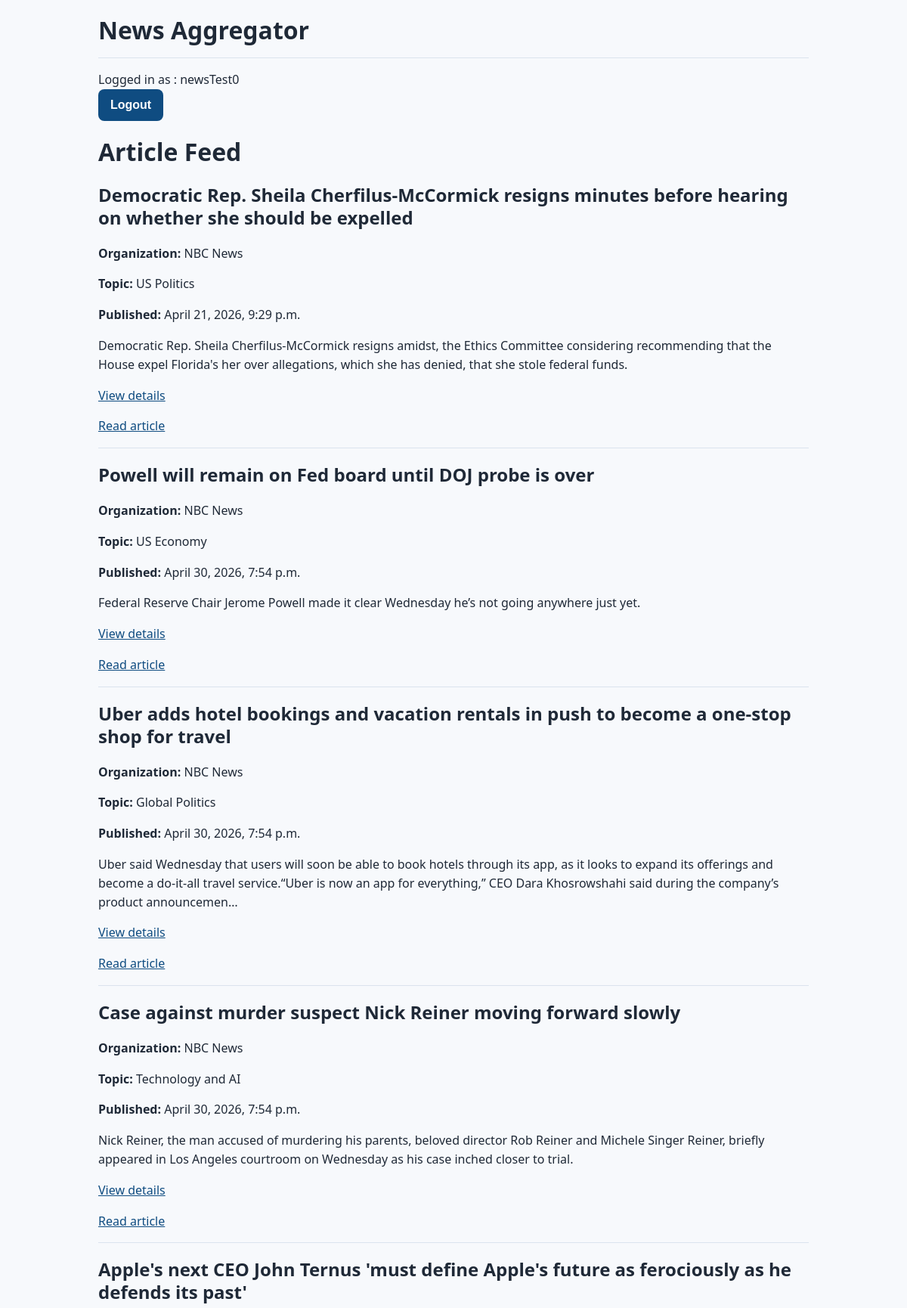
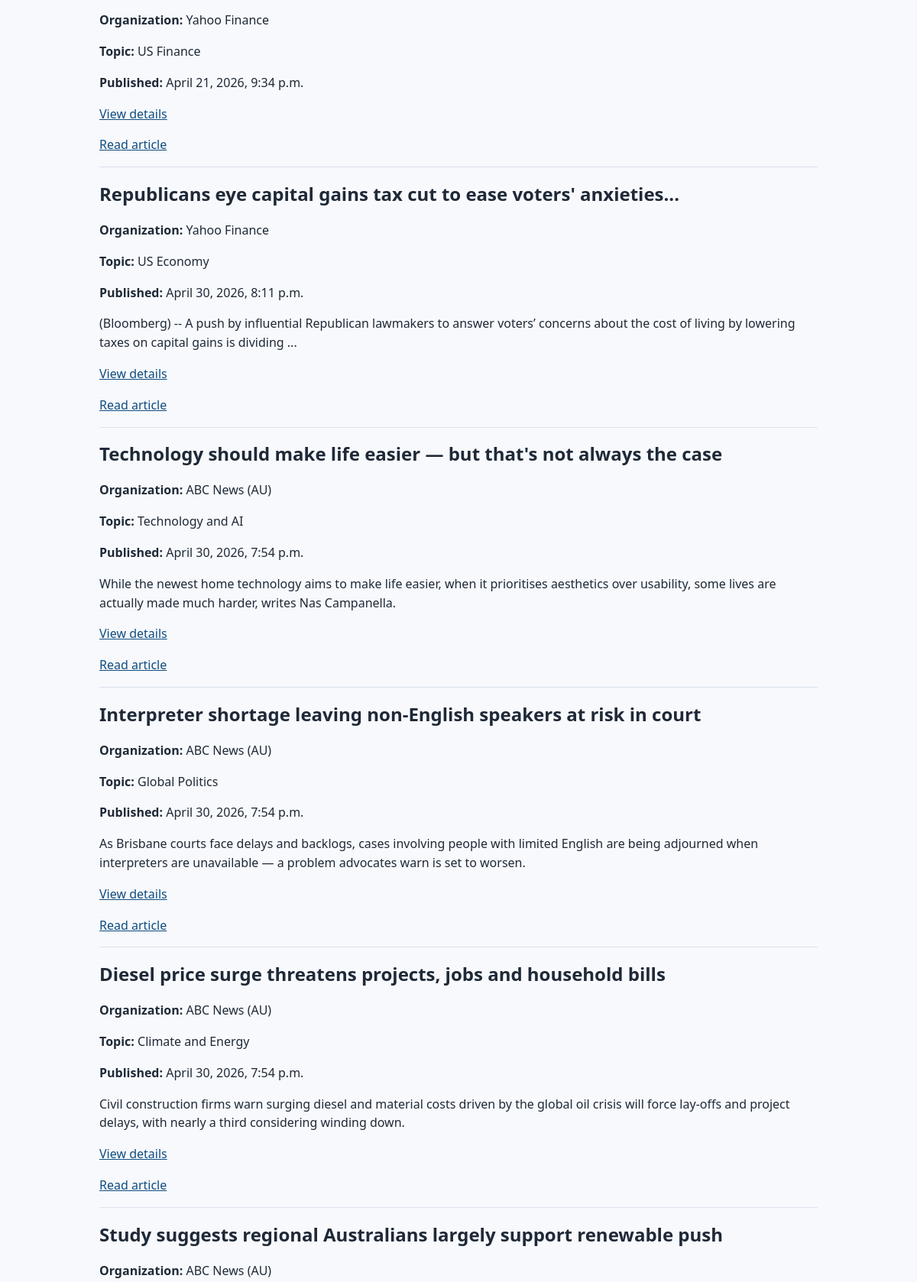
The page /project/feed/ (signed in, upper part) on the database its author committed (2 pictures, top to bottom).
### project/models.py (models this page shows)
class Article(models.Model):
    title = models.TextField(blank=True)
    url = models.URLField(blank=True)
    summary = models.TextField(blank=True)
    full_text = models.TextField(blank=True)
    published_date = models.DateTimeField(auto_now_add=True)
    organization = models.ForeignKey(Organization, on_delete=models.CASCADE)
    topic = models.ForeignKey(Topic, on_delete=models.CASCADE)

class Organization(models.Model):
    name = models.TextField(blank=True)
    owner = models.TextField(blank=True)
    description = models.TextField(blank=True)
    bias = models.TextField(blank=True)
    url = models.URLField(blank=True)
    independent = models.BooleanField(default=False)

class Topic(models.Model):
    topic = models.TextField(blank=True)
    description = models.TextField(blank=True)

### project/views.py (the view)
# urls.py: path('feed/', ArticleFeedListView.as_view(), name='feed' ),
class ArticleFeedListView(LoginRequiredMixin, ListView):
    model = Article
    template_name = 'project/article_feed.html'
    context_object_name = 'articles'
    def get_queryset(self):
        my_profile = Profile.objects.get(user=self.request.user)
        followed_orgs = my_profile.get_followed_organizations()
        followed_topics = my_profile.get_followed_topics()
        return Article.objects.filter(models.Q(organization__in=followed_orgs) | models.Q(topic__in=followed_topics)).distinct()

### project/models.py (called while the page is built)
    def get_followed_organizations(self):
        following = FollowOrganization.objects.filter(profile=self)
        return [follow.organization for follow in following]

    def get_followed_topics(self):
        following = FollowTopic.objects.filter(profile=self)
        return [follow.topic for follow in following]

### project/templates/project/article_feed.html
{% extends 'project/base.html' %}
{% block content %}
<h1>Article Feed</h1>
{% if articles %}
    <div>
    {% for article in articles %}
        <div>
            <h2>{{ article.title }}</h2>
            <p><strong>Organization:</strong> {{ article.organization.name }}</p>
            <p><strong>Topic:</strong> {{ article.topic.topic }}</p>
            <p><strong>Published:</strong> {{ article.published_date }}</p>
            <p>{{ article.summary }}</p>
            <p><a href="{% url 'article' article.pk %}">View details</a></p>
            <p><a href="{{ article.url }}">Read article</a></p>
        </div>
        <hr />
    {% endfor %}
    </div>
{% else %}
    <p>No articles available in your feed yet.</p>
{% endif %}
{% endblock %}

### project/templates/project/base.html (shortened to what this page needs)
{% load static %}
<html>
    <head>
        <link rel="stylesheet" type="text/css" href="{% static 'project/styles.css' %}?v=20260430a">
    </head>
    <body>
        <header>
            <h1>News Aggregator</h1>
        </header>
        <hr />
        <div>
            {% if request.user.is_authenticated %} Logged in as : {{request.user}}
            <form method="post" action="{% url 'logout' %}">
                <button type="submit">Logout</button>
            </form>
            {% endif %}
        </div>
        {% block content %} {% endblock %}
    </body>
</html>

### static/project/styles.css (style rules this page uses)
:root { --bg: #f7f9fc; --surface: #ffffff; --text: #1f2937; --muted: #6b7280; --border: #dbe3ee; --link: #0f4c81; --link-hover: #0b3a63; --button: #0f4c81; --button-hover: #0b3a63; }
* { box-sizing: border-box; }
html, body { margin: 0; padding: 0; background: var(--bg); color: var(--text); font-family: "Segoe UI", Tahoma, Geneva, Verdana, sans-serif; line-height: 1.55; }
body { max-width: 980px; margin: 0 auto; padding: 20px 20px 90px; }
header h1 { margin: 0; font-size: 2rem; }
a { color: var(--link); }
h1, h2, h3 { line-height: 1.25; }
hr { border: 0; border-top: 1px solid var(--border); margin: 16px 0; }
button, input[type="submit"] { min-height: 42px; padding: 10px 16px; border: 0; border-radius: 8px; background: var(--button); color: #fff; font-size: 1rem; font-weight: 600; cursor: pointer; }

### rows shown on the page
Article: title "Democratic Rep. Sheila Cherfilus-McCormick resigns minutes before hearing on whether she should be expelled", organization.name "NBC News", topic.topic "US Politics", published_date "April 21, 2026, 9:29 p.m.", summary "Democratic Rep. Sheila Cherfilus-McCormick resigns amidst, the Ethics Committee considering recommending that the House expel Florida's her over allegations, which she has denied, that she stole federal funds."
Article: title "Powell will remain on Fed board until DOJ probe is over", organization.name "NBC News", topic.topic "US Economy", published_date "April 30, 2026, 7:54 p.m.", summary "Federal Reserve Chair Jerome Powell made it clear Wednesday he’s not going anywhere just yet."
Article: title "Uber adds hotel bookings and vacation rentals in push to become a one-stop shop for travel", organization.name "NBC News", topic.topic "Global Politics", published_date "April 30, 2026, 7:54 p.m.", summary "Uber said Wednesday that users will soon be able to book hotels through its app, as it looks to expand its offerings and become a do-it-all travel service.“Uber is now an app for everything,” CEO Dara Khosrowshahi said during the company’s product announcemen…"
Article: title "Case against murder suspect Nick Reiner moving forward slowly", organization.name "NBC News", topic.topic "Technology and AI", published_date "April 30, 2026, 7:54 p.m.", summary "Nick Reiner, the man accused of murdering his parents, beloved director Rob Reiner and Michele Singer Reiner, briefly appeared in Los Angeles courtroom on Wednesday as his case inched closer to trial."
Article: title "Apple's next CEO John Ternus 'must define Apple's future as ferociously as he defends its past'", organization.name "Yahoo Finance", topic.topic "US Finance", published_date "April 21, 2026, 9:34 p.m."
Article: title "Republicans eye capital gains tax cut to ease voters' anxieties...", organization.name "Yahoo Finance", topic.topic "US Economy", published_date "April 30, 2026, 8:11 p.m.", summary "(Bloomberg) -- A push by influential Republican lawmakers to answer voters’ concerns about the cost of living by lowering taxes on capital gains is dividing ..."
Article: title "Technology should make life easier — but that's not always the case", organization.name "ABC News (AU)", topic.topic "Technology and AI", published_date "April 30, 2026, 7:54 p.m.", summary "While the newest home technology aims to make life easier, when it prioritises aesthetics over usability, some lives are actually made much harder, writes Nas Campanella."
Article: title "Interpreter shortage leaving non-English speakers at risk in court", organization.name "ABC News (AU)", topic.topic "Global Politics", published_date "April 30, 2026, 7:54 p.m.", summary "As Brisbane courts face delays and backlogs, cases involving people with limited English are being adjourned when interpreters are unavailable — a problem advocates warn is set to worsen."
Article: title "Diesel price surge threatens projects, jobs and household bills", organization.name "ABC News (AU)", topic.topic "Climate and Energy", published_date "April 30, 2026, 7:54 p.m.", summary "Civil construction firms warn surging diesel and material costs driven by the global oil crisis will force lay-offs and project delays, with nearly a third considering winding down."
Article: title "Study suggests regional Australians largely support renewable push", organization.name "ABC News (AU)"

### other values the page prints
{{ request.user }} "newsTest0"
